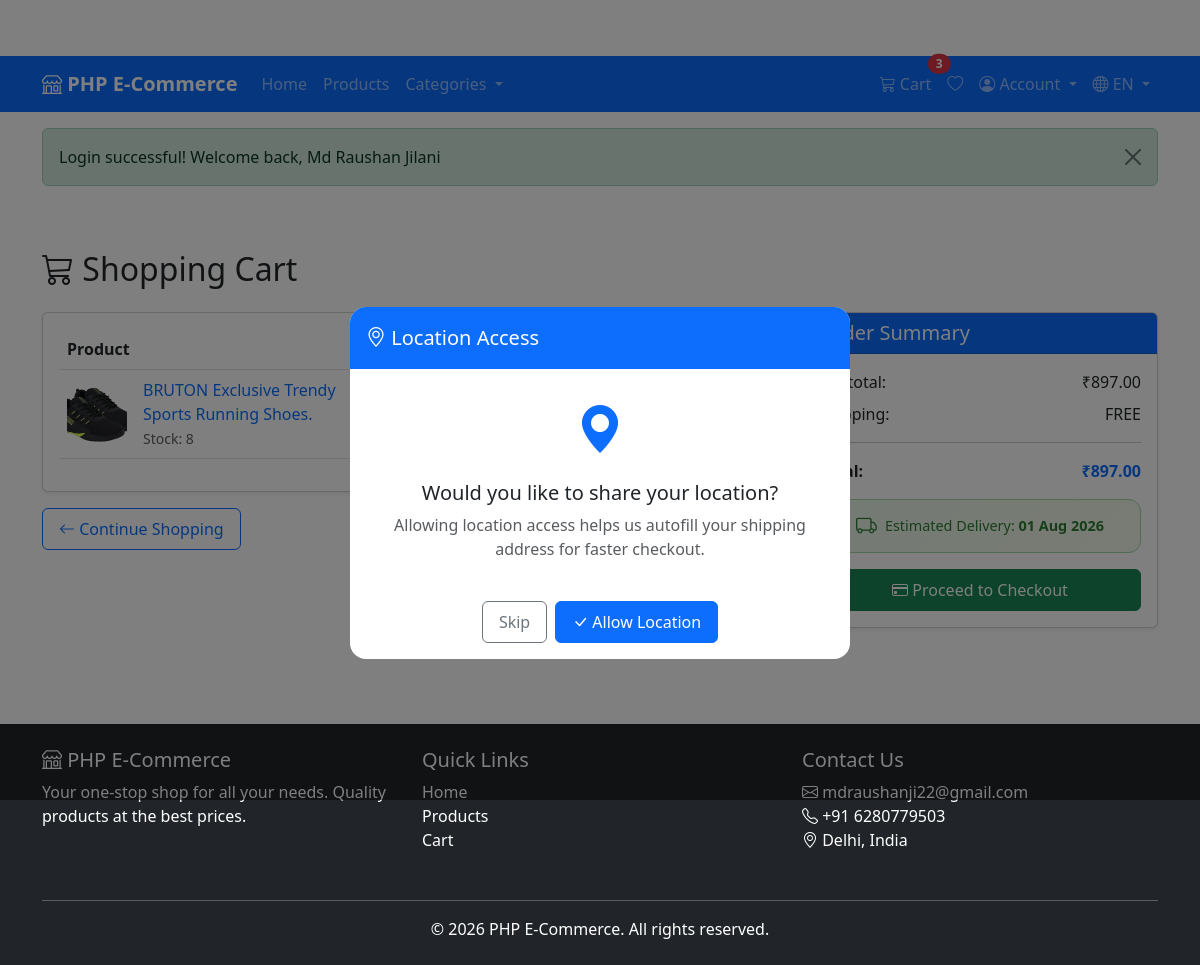
/cart.php (signed in), run on the app's committed database.
### tables this page shows
CREATE TABLE `cart` (
  `id` int(11) NOT NULL,
  `user_id` int(11) NOT NULL,
  `product_id` int(11) NOT NULL,
  `quantity` int(11) NOT NULL DEFAULT 1,
  `created_at` timestamp NOT NULL DEFAULT current_timestamp(),
  `updated_at` timestamp NOT NULL DEFAULT current_timestamp() ON UPDATE current_timestamp()
);

CREATE TABLE `products` (
  `id` int(11) NOT NULL,
  `category_id` int(11) NOT NULL,
  `title` varchar(255) NOT NULL,
  `image` varchar(255) DEFAULT NULL,
  `description` text DEFAULT NULL,
  `price` decimal(10,2) NOT NULL,
  `stock` int(11) NOT NULL DEFAULT 0,
  `status` enum('active','inactive') DEFAULT 'active',
  `created_at` timestamp NOT NULL DEFAULT current_timestamp(),
  `updated_at` timestamp NOT NULL DEFAULT current_timestamp() ON UPDATE current_timestamp()
);

### includes/functions.php (called while the page is built, shortened)
<?php
function formatPrice($price) {
    return '₹' . number_format($price, 2);
}
function getProductImage($product_data) {
    $placeholder = 'assets/images/no-image.jpg';
    $upload_path = 'uploads/products/';
    $image_name = is_array($product_data) ? ($product_data['image'] ?? '') : $product_data;
    if (!empty($image_name) && file_exists(__DIR__ . '/../' . $upload_path . $image_name)) {
        return SITE_URL . '/' . $upload_path . $image_name;
    } else {
        return SITE_URL . '/' . $placeholder;
    }
}
function getEstimatedDeliveryDate($fromDate = null) {
    $date = $fromDate ? new DateTime($fromDate) : new DateTime();
    $date->modify('+' . DELIVERY_DAYS . ' days');
    return $date;
}
function getEstimatedDeliveryDisplay($fromDate = null) {
    $deliveryDate = getEstimatedDeliveryDate($fromDate);
    return $deliveryDate->format('d M Y');
}
function loadTranslations($langCode = 'en') {
    $cacheKey = 'translations_' . $langCode;
    if (isset($_SESSION[$cacheKey])) {
        return $_SESSION[$cacheKey];
    }
    $translations = [];
    return $translations;
}
function getCurrentLang() {
    return $_SESSION['site_lang'] ?? 'en';
}
function t($key, $default = null) {
    $translations = loadTranslations(getCurrentLang());
    return $translations[$key] ?? $default ?? ucfirst(str_replace('_', ' ', $key));
}
?>

### cart.php (the view, shortened to what this page needs)
<?php
require_once __DIR__ . '/includes/functions.php';
require_once __DIR__ . '/includes/header.php';
    $db     = getDB();
    $userId = $_SESSION['user_id'];
    $stmt = $db->prepare("
    SELECT c.id as cart_id, c.quantity, p.id as product_id, p.title, p.price, p.stock, p.image
    FROM cart c
    JOIN products p ON c.product_id = p.id
    WHERE c.user_id = ? AND p.status = 'active'
    ORDER BY c.created_at DESC
");
    $stmt->execute([$userId]);
    $cartItems = $stmt->fetchAll();
    $subtotal = 0;
    foreach ($cartItems as $item) {
    $subtotal += $item['price'] * $item['quantity'];
    }
    $shipping = $subtotal > 500 ? 0 : 50;
    $total    = $subtotal + $shipping;
?>
<div class="container my-5">
    <h2 class="mb-4"><i class="bi bi-cart3"></i> <?php echo t('shopping_cart', 'Shopping Cart'); ?></h2>
    <?php if (count($cartItems) > 0): ?>
    <div class="row">
        <div class="col-md-8">
            <div class="card">
                <div class="card-body">
                    <div class="table-responsive">
                        <table class="table">
                            <thead>
                                <tr>
                                    <th><?php echo t('product', 'Product'); ?></th>
                                    <th><?php echo t('price', 'Price'); ?></th>
                                    <th><?php echo t('quantity', 'Quantity'); ?></th>
                                    <th><?php echo t('subtotal', 'Subtotal'); ?></th>
                                    <th>Action</th>
                                </tr>
                            </thead>
                            <tbody>
                                <?php foreach ($cartItems as $item): ?>
                                <tr>
                                    <td>
                                        <div class="d-flex align-items-center">
                                            <img src="<?php echo getProductImage($item); ?>"
                                                 alt="<?php echo htmlspecialchars($item['title']); ?>"
                                                 class="me-3" style="width: 60px; height: 60px; object-fit: cover;">
                                            <div>
                                                <a href="<?php echo SITE_URL; ?>/product-details.php?id=<?php echo $item['product_id']; ?>"
                                                   class="text-decoration-none">
                                                    <?php echo htmlspecialchars($item['title']); ?>
                                                </a>
                                                <br>
                                                <small class="text-muted">Stock: <?php echo $item['stock']; ?></small>
                                            </div>
                                        </div>
                                    </td>
                                    <td><?php echo formatPrice($item['price']); ?></td>
                                    <td>
                                        <form method="POST" action="<?php echo SITE_URL; ?>/cart-action.php" class="d-flex align-items-center">
                                            <button type="submit" class="btn btn-sm btn-primary ms-2"><?php echo t('update', 'Update'); ?></button>
                                        </form>
                                    </td>
                                    <td><?php echo formatPrice($item['price'] * $item['quantity']); ?></td>
                                    <td>
                                        <form method="POST" action="<?php echo SITE_URL; ?>/cart-action.php"
                                              onsubmit="return confirm('<?php echo t('remove', 'Remove'); ?>?');">
                                            <button type="submit" class="btn btn-sm btn-danger">
                                            </button>
                                        </form>
                                    </td>
                                </tr>
                                <?php endforeach; ?>
                            </tbody>
                        </table>
                    </div>
                </div>
            </div>
            <div class="mt-3">
                <a href="<?php echo SITE_URL; ?>/products.php" class="btn btn-outline-primary">
                    <i class="bi bi-arrow-left"></i> <?php echo t('continue_shopping', 'Continue Shopping'); ?>
                </a>
            </div>
        </div>
        <div class="col-md-4">
            <div class="card">
                <div class="card-header bg-primary text-white">
                    <h5 class="mb-0"><?php echo t('order_summary', 'Order Summary'); ?></h5>
                </div>
                <div class="card-body">
                    <div class="d-flex justify-content-between mb-2">
                        <span><?php echo t('subtotal', 'Subtotal'); ?>:</span>
                        <span><?php echo formatPrice($subtotal); ?></span>
                    </div>
                    <div class="d-flex justify-content-between mb-2">
                        <span><?php echo t('shipping', 'Shipping'); ?>:</span>
                        <span><?php echo $shipping > 0 ? formatPrice($shipping) : t('free', 'FREE'); ?></span>
                    </div>
                    <hr>
                    <div class="d-flex justify-content-between mb-3">
                        <strong><?php echo t('total', 'Total'); ?>:</strong>
                        <strong class="text-primary"><?php echo formatPrice($total); ?></strong>
                    </div>
                    <div class="delivery-badge w-100 justify-content-center mb-3">
                        <span class="delivery-icon"><i class="bi bi-truck"></i></span>
                        <span><?php echo t('estimated_delivery', 'Estimated Delivery'); ?>: <strong><?php echo getEstimatedDeliveryDisplay(); ?></strong></span>
                    </div>
                    <a href="<?php echo SITE_URL; ?>/checkout.php" class="btn btn-success w-100">
                        <i class="bi bi-credit-card"></i> <?php echo t('proceed_to_checkout', 'Proceed to Checkout'); ?>
                    </a>
                </div>
            </div>
        </div>
    </div>
    <?php endif; ?>
</div>
<?php require_once __DIR__ . '/includes/footer.php'; ?>

### assets/css/style.css (style rules this page uses)
:root { --primary-color: #0d6efd; --secondary-color: #6c757d; --success-color: #198754; --danger-color: #dc3545; }
body { font-family: 'Segoe UI', Tahoma, Geneva, Verdana, sans-serif; min-height: 100vh; display: flex; flex-direction: column; padding-top: 56px; }
img { max-width: 100%; height: auto; }
.btn { border-radius: 0.375rem; padding: 0.5rem 1rem; font-weight: 500; }
.btn-primary { background-color: var(--primary-color); border-color: var(--primary-color); }
.card { box-shadow: 0 0.125rem 0.25rem rgba(0, 0, 0, 0.075); }
.table-responsive { border-radius: 0.375rem; }
.delivery-badge { display: inline-flex; align-items: center; gap: 8px; background: linear-gradient(135deg, #e8f5e9, #f1f8e9); border: 1px solid #a5d6a7; border-radius: 12px; padding: 10px 16px; font-size: 0.9rem; color: #2e7d32; font-weight: 500; animation: fadeInUp 0.5s ease; }
.delivery-badge .delivery-icon { font-size: 1.3rem; }

### data on the page
cart: product.image (picture), product.title "BRUTON Exclusive Trendy Sports Running Shoes.", product.stock "8"

### other printed values
SITE_NAME "PHP E-Commerce"
t('home', 'Home') "Home"
t('products', 'Products') "Products"
t('categories', 'Categories') "Categories"
t('cart', 'Cart') "Cart"
$cartCount "3"
t('account', 'Account') "Account"
$currentLang "EN"
$flash['message'] "Login successful! Welcome back, Md Raushan Jilani"
t('shopping_cart', 'Shopping Cart') "Shopping Cart"
t('product', 'Product') "Product"
t('continue_shopping', 'Continue Shopping') "Continue Shopping"
t('order_summary', 'Order Summary') "Order Summary"
t('subtotal', 'Subtotal') "Subtotal"
formatPrice($subtotal) "₹897.00"
